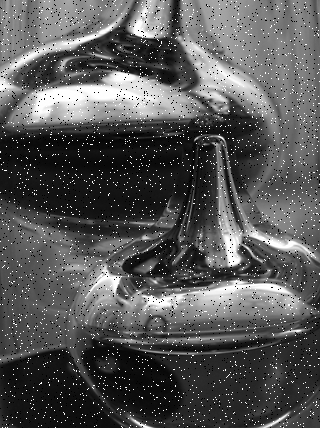
#> input picture assets/photo.png, 320 x 428 px, found by its file name
$ python main.py
#> lines starting #> are read from the running program, lines starting #| are printed output that depends on the picture
import cv2
import numpy as np

# Cargamos la imagen en escala de grises
img = cv2.imread('photo.png', 0)
#> img is the input picture: shape (428, 320); min 0, max 255, mean 86.8

# Creamos un kernel (estructura para la operación)
kernel = np.ones((5,5), np.uint8)

# Aplicar operación de apertura
opening = cv2.morphologyEx(img, cv2.MORPH_OPEN, kernel)
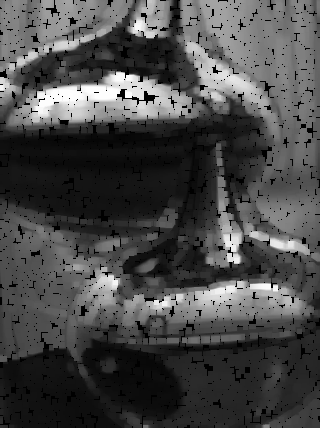
#> opening: shape (428, 320); min 0, max 254, mean 73.1

# Mostramos la imagen original y el resultado de "open"
cv2.imshow('Original', img)
cv2.imshow('Open function', opening)
cv2.waitKey(0)
cv2.destroyAllWindows()

# Aplicamos la operación de cierre sobre la imagen (despues de Opening)
closing = cv2.morphologyEx(opening, cv2.MORPH_CLOSE, kernel)
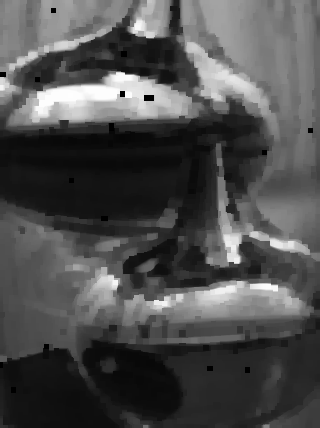
#> closing: shape (428, 320); min 0, max 254, mean 78.1

# Mostramos las 3 imágenes
cv2.imshow('Original', img)
cv2.imshow('Opening', opening)
cv2.imshow('Close function', closing)
cv2.waitKey(0)
cv2.destroyAllWindows()

$ run again, with assets/Captura.PNG copied over assets/photo.png
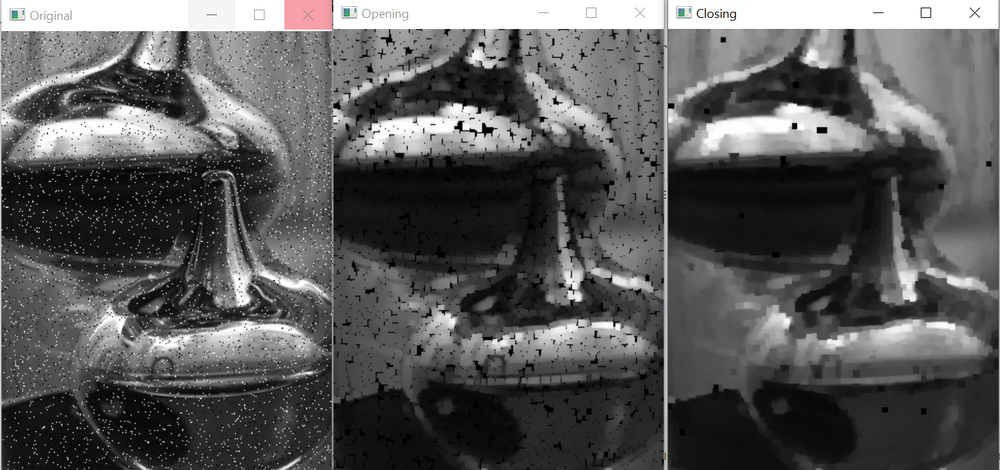
#> input picture assets/Captura.PNG, 1000 x 470 px, shrunk from 1452 x 682 before the run, found by its file name
#> `opening = cv2.morphologyEx(img, cv2.MORPH_OPEN, kernel)`:
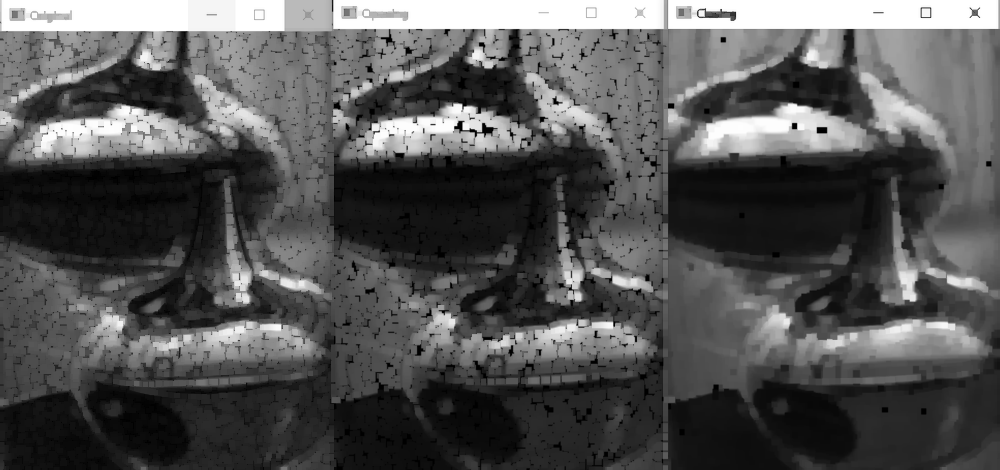
#> opening: shape (470, 1000); min 0, max 255, mean 85.4
#> `closing = cv2.morphologyEx(opening, cv2.MORPH_CLOSE, kernel)`:
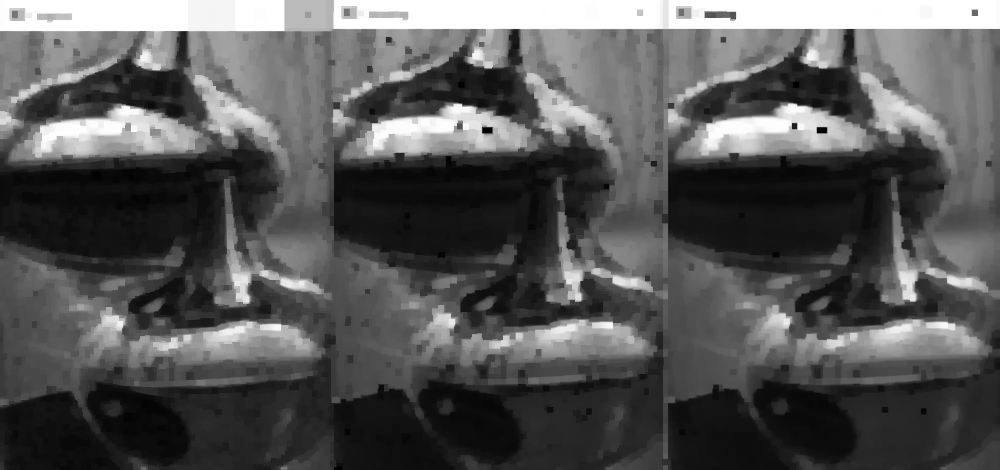
#> closing: shape (470, 1000); min 0, max 255, mean 87.9
